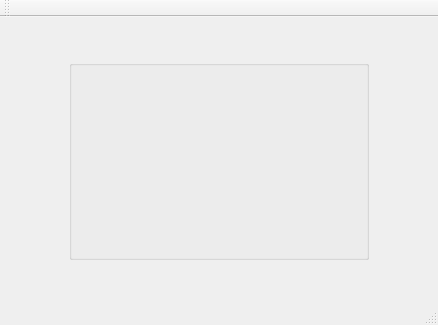
<?xml version="1.0" encoding="UTF-8"?>
<ui version="4.0">
 <class>MainWindow</class>
 <widget class="QMainWindow" name="MainWindow">
  <property name="geometry">
   <rect>
    <x>0</x>
    <y>0</y>
    <width>438</width>
    <height>325</height>
   </rect>
  </property>
  <property name="windowTitle">
   <string>MainWindow</string>
  </property>
  <widget class="QWidget" name="centralWidget">
   <layout class="QHBoxLayout" name="horizontalLayout_2">
    <item>
     <widget class="QGroupBox" name="groupBox">
      <property name="sizePolicy">
       <sizepolicy hsizetype="MinimumExpanding" vsizetype="MinimumExpanding">
        <horstretch>0</horstretch>
        <verstretch>0</verstretch>
       </sizepolicy>
      </property>
      <property name="minimumSize">
       <size>
        <width>0</width>
        <height>0</height>
       </size>
      </property>
      <property name="maximumSize">
       <size>
        <width>300</width>
        <height>200</height>
       </size>
      </property>
      <property name="title">
       <string/>
      </property>
      <layout class="QHBoxLayout" name="horizontalLayout">
       <item>
        <widget class="QLabel" name="label">
         <property name="sizePolicy">
          <sizepolicy hsizetype="MinimumExpanding" vsizetype="MinimumExpanding">
           <horstretch>0</horstretch>
           <verstretch>0</verstretch>
          </sizepolicy>
         </property>
         <property name="minimumSize">
          <size>
           <width>200</width>
           <height>100</height>
          </size>
         </property>
         <property name="text">
          <string/>
         </property>
         <property name="pixmap">
          <pixmap resource="../../res/resources.qrc">:/images/images/bug_20.png</pixmap>
         </property>
         <property name="scaledContents">
          <bool>false</bool>
         </property>
         <property name="alignment">
          <set>Qt::AlignCenter</set>
         </property>
        </widget>
       </item>
      </layout>
     </widget>
    </item>
   </layout>
  </widget>
  <widget class="QMenuBar" name="menuBar">
   <property name="geometry">
    <rect>
     <x>0</x>
     <y>0</y>
     <width>438</width>
     <height>21</height>
    </rect>
   </property>
  </widget>
  <widget class="QToolBar" name="mainToolBar">
   <attribute name="toolBarArea">
    <enum>TopToolBarArea</enum>
   </attribute>
   <attribute name="toolBarBreak">
    <bool>false</bool>
   </attribute>
  </widget>
  <widget class="QStatusBar" name="statusBar"/>
 </widget>
 <layoutdefault spacing="6" margin="11"/>
 <resources>
  <include location="../../res/resources.qrc"/>
 </resources>
 <connections/>
</ui>
